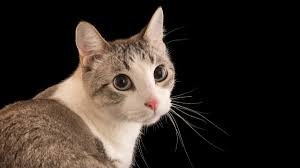
#> input picture Lab5/cat.jpg, 300 x 168 px
$ jupyter execute 2274802010304_HuynhNguyenGiaHuy_CV01.ipynb
#> lines starting #> are read from the running program, lines starting #| are printed output that depends on the picture
[cell 1]
import cv2
import matplotlib.pyplot as plt

[cell 2]
img = cv2.imread('cat.jpg')
#> img is the input picture: shape (168, 300, 3); mean B, G, R 38.7, 45.6, 54.9
img = img[:,:,::-1]
plt.imshow(img)

[cell 3]
import numpy as np
import cv2
from matplotlib import pyplot as plt

[cell 4]
img = cv2.imread('cat.jpg',0)
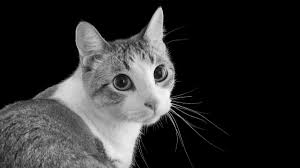
#> img: shape (168, 300); min 0, max 254, mean 47.5
img_float32 = np.float32(img)

[cell 5]
dft = cv2.dft(img_float32, flags = cv2.DFT_COMPLEX_OUTPUT)
dft_shift = np.fft.fftshift(dft)

[cell 6]
magnitude_spectrum = 20*np.log(cv2.magnitude(dft_shift[:,:,0], dft_shift[:,:,1]))
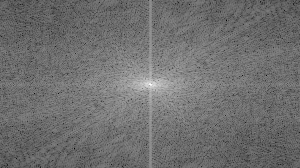
#> magnitude_spectrum: shape (168, 300) float32; min 36.32, max 293.8, mean 149.1; drawn with min black and max white
plt.subplot(121), plt.imshow(img, cmap = 'gray')
plt.title('Imput Image'), plt.xticks([]), plt.yticks([])
plt.subplot(122), plt.imshow(magnitude_spectrum, cmap = 'gray')
plt.title('Magnitude Spectrum'), plt.xticks([]), plt.yticks([])
plt.show()
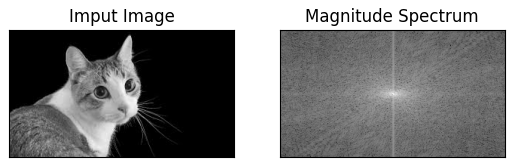
#> figure drawn by matplotlib, 2 panels

[cell 7]
import matplotlib.pyplot as plt
import numpy as np
from skimage.data import gravel
from skimage.filters import difference_of_gaussians, window
from scipy.fft import fftn, fftshift

image = gravel()
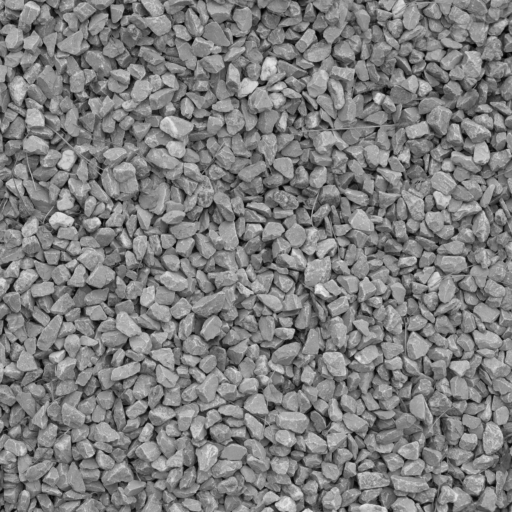
#> input picture skimage.data.gravel(), 512 x 512 px
#> image is the input picture: shape (512, 512); min 0, max 237, mean 126.5
wimage = image * window('hann', image.shape)  # window image to improve FFT
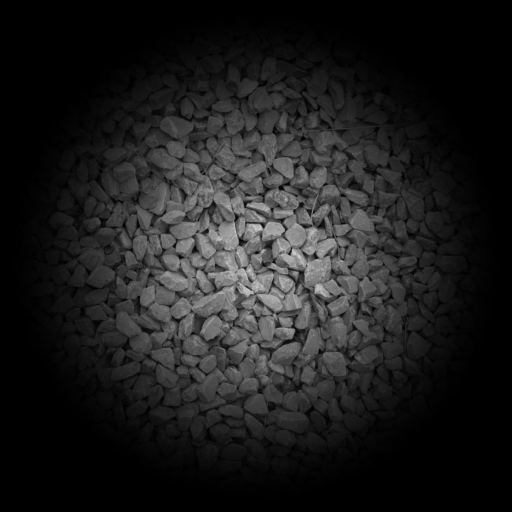
#> wimage: shape (512, 512) float64; min 0, max 212.5, mean 29.7
filtered_image = difference_of_gaussians(image, 1, 12)
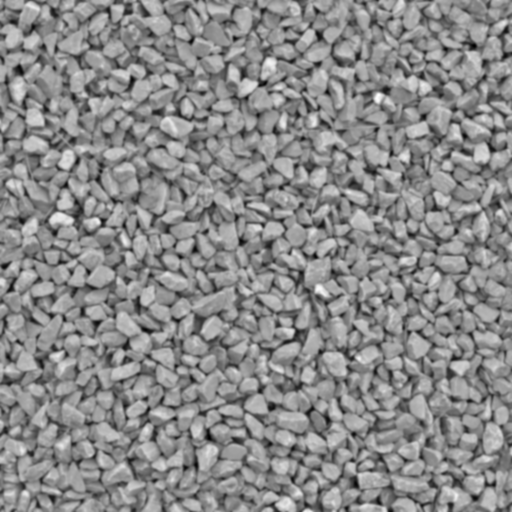
#> filtered_image: shape (512, 512) float64; min -0.452, max 0.378, mean -0.00013; drawn with min black and max white
filtered_wimage = filtered_image * window('hann', image.shape)
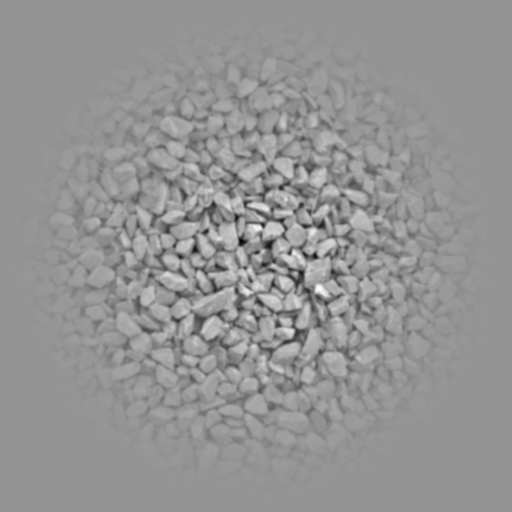
#> filtered_wimage: shape (512, 512) float64; min -0.415, max 0.298, mean 7.04e-06; drawn with min black and max white
im_f_mag = fftshift(np.abs(fftn(wimage)))
fim_f_mag = fftshift(np.abs(fftn(filtered_wimage)))
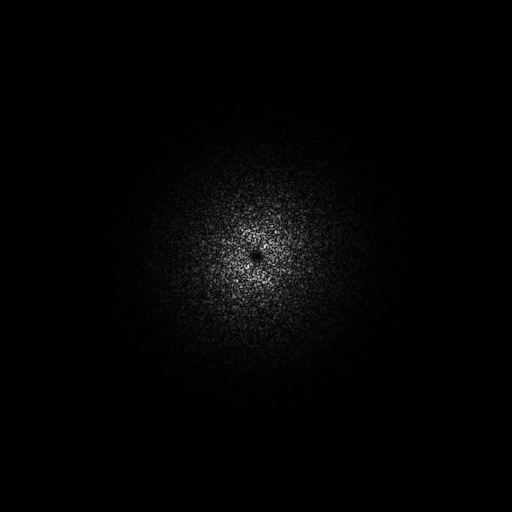
#> fim_f_mag: shape (512, 512) float64; min 1.36e-06, max 454, mean 6.4; drawn with min black and max white

[cell 8]
fig, ax = plt.subplots(nrows=2, ncols=2, figsize=(8, 8))
ax[0, 0].imshow(image, cmap='gray')
ax[0, 0].set_title('Original Image')
ax[0, 1].imshow(np.log(im_f_mag), cmap='magma')
ax[0, 1].set_title('Original FFT Magnitude (log)')
ax[1, 0].imshow(filtered_image, cmap='gray')
ax[1, 0].set_title('Filtered Image')
ax[1, 1].imshow(np.log(fim_f_mag), cmap='magma')
ax[1, 1].set_title('Filtered FFT Magnitude (log)')
plt.show()
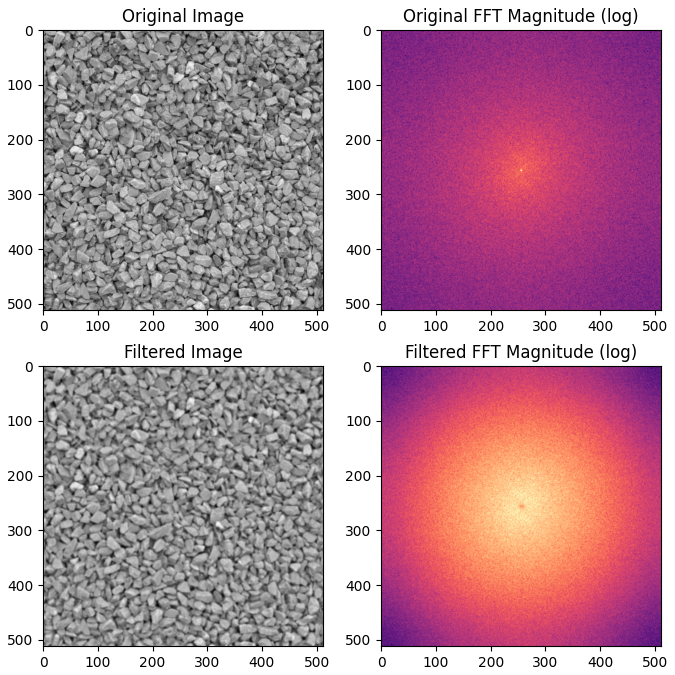
#> figure drawn by matplotlib, 4 panels

$ run again, with Lab5/cameraman.jpeg copied over Lab5/cat.jpg
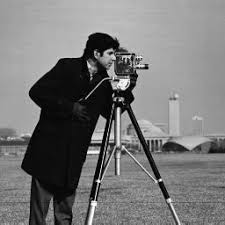
#> input picture Lab5/cameraman.jpeg, 225 x 225 px
#> img is the input picture: shape (225, 225, 3); min 0, max 255, mean 118.9
#> img: shape (225, 225)
#> `magnitude_spectrum = 20*np.log(cv2.magnitude(dft_shift[:,:,0], dft_shi..`:
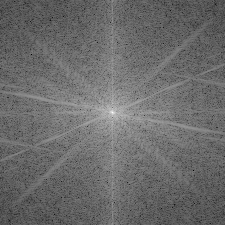
#> magnitude_spectrum: shape (225, 225) float32; min 35.66, max 312.2, mean 152.2; drawn with min black and max white
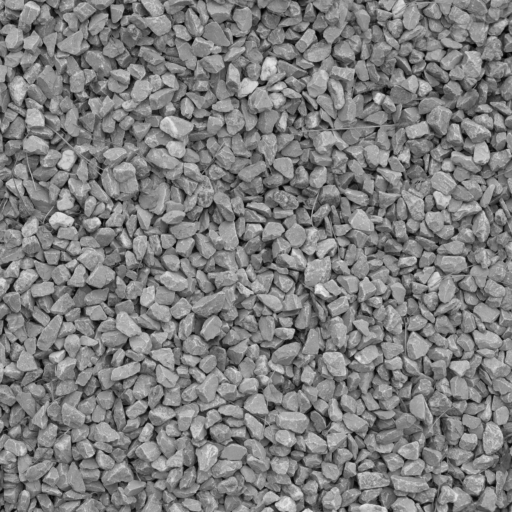
#> input picture skimage.data.gravel(), 512 x 512 px
#> image is the input picture: shape (512, 512); min 0, max 237, mean 126.5
